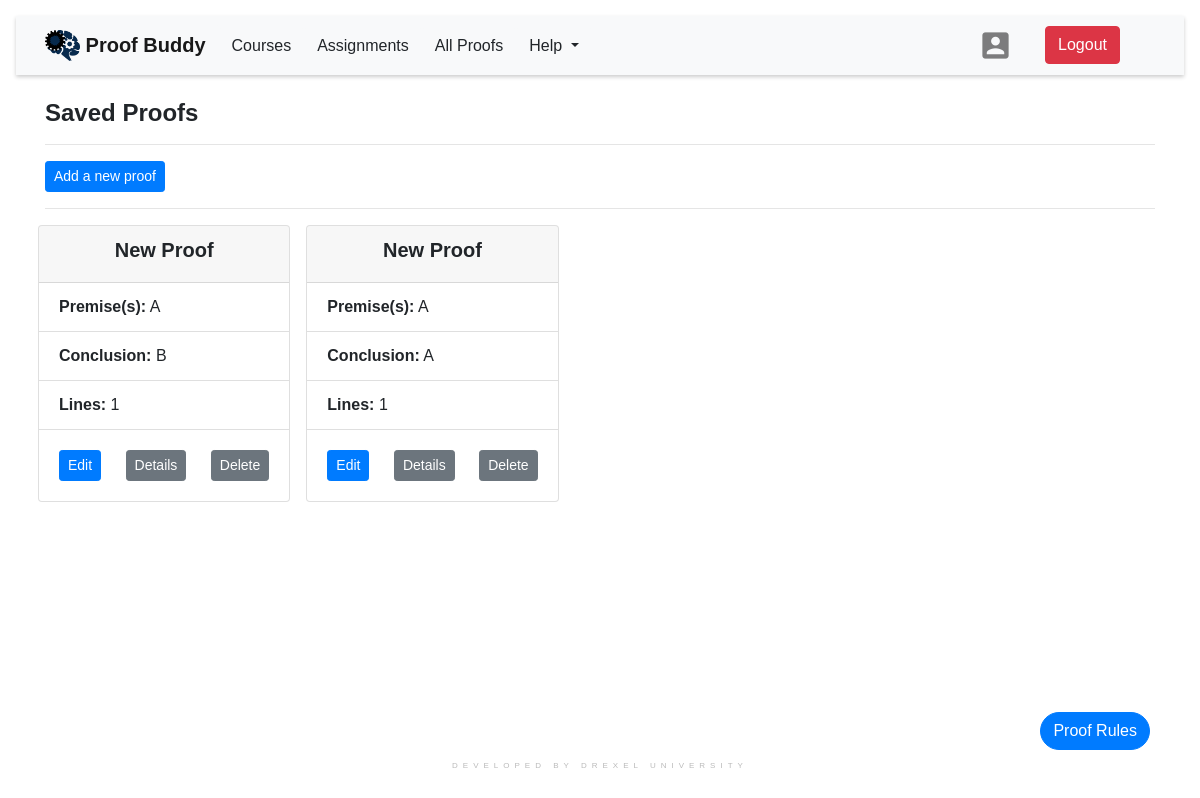
/proofs/ (signed in), run on an earlier commit of the app's database.
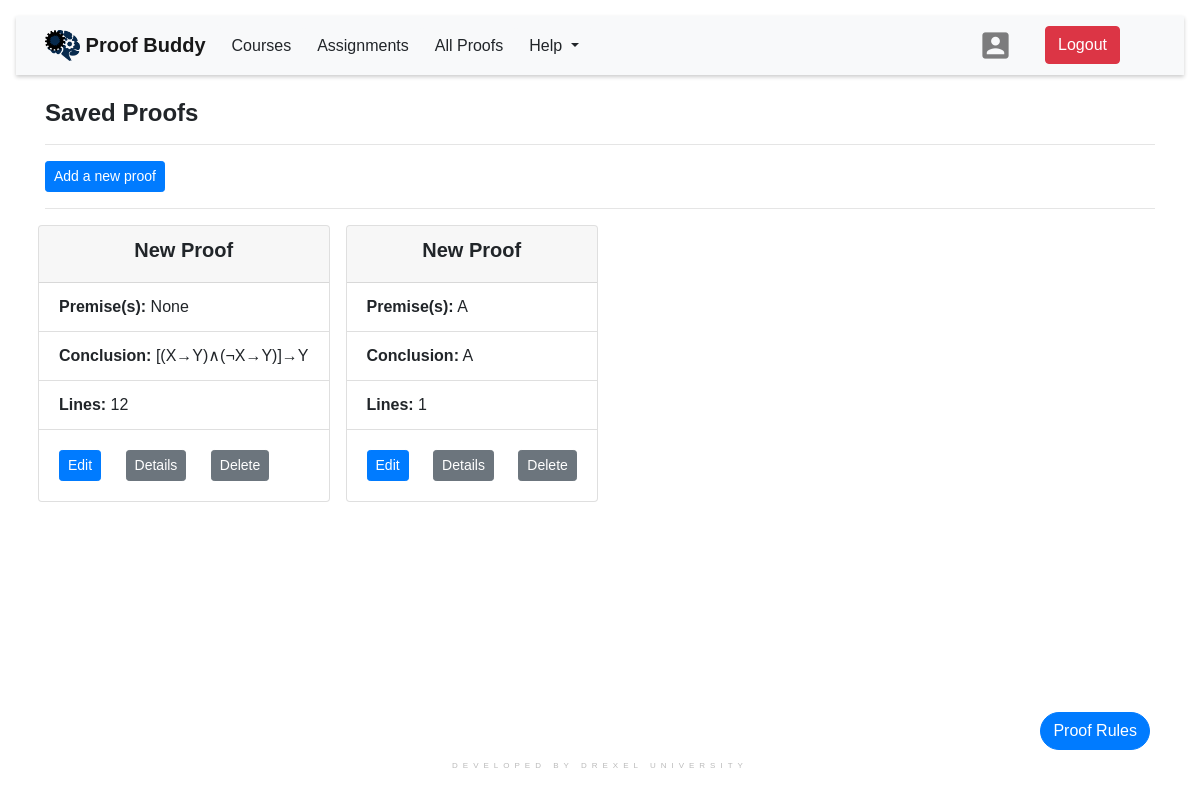
And on a later commit of the database.
### proofchecker/models.py (models this page shows, shortened)
class Proof(models.Model):
    name = models.CharField(max_length=255, blank=True,
                            null=True, default="New Proof")
    rules = models.CharField(
        max_length=255, choices=RULES_CHOICES, default='tfl_basic')
    premises = models.CharField(max_length=255, blank=True, null=True)
    conclusion = models.CharField(max_length=255)
    created_by = models.ForeignKey(User, on_delete=models.CASCADE)
    class Meta:
        ordering = ['-id']

### proofchecker/views.py (the view)
# urls.py: path("proofs/", views.ProofView.as_view(), name="all_proofs"),
class ProofView(LoginRequiredMixin, ListView):
    model = Proof
    template_name = "proofchecker/allproofs.html"
    paginate_by = 6
    def get_queryset(self):
        return Proof.objects.filter(created_by=self.request.user)

### proofchecker/templates/proofchecker/allproofs.html (shortened to what this page needs)
{% extends "proofchecker/base.html" %}
{% load static %}
{% block content %}
    <div class="container">
        <br>
        <h4><b>Saved Proofs</b></h4>
        <hr>
        <a href="{% url 'add_proof' %}" class="btn btn-primary btn-sm">Add a new proof</a>
        <hr>
        <div class="row mt-3">
            {% for object in object_list %}
                <div class="card mx-2 mb-3" style="max-width: 20rem;">
                    <div class="card-header">
                        <h5 style="text-align: center"><b> {{ object.name }}</b></h5>
                    </div>
                    <ul class="list-group list-group-flush">
                        <li class="list-group-item"><b>Premise(s):</b> {{ object.premises }}</li>
                        <li class="list-group-item"><b>Conclusion:</b> {{ object.conclusion }}</li>
                        <li class="list-group-item"><b>Lines:</b> {{ object.proofline_set.count }} </li>
                    </ul>
                    <div class="card-body">
                        <a href="{% url 'update_proof' object.id %}" class="card-link btn btn-primary btn-sm">
                            Edit</a>
                        <a href="{% url 'proof_detail' object.id %}" class="card-link btn btn-secondary btn-sm">
                            Details</a>
                        <a href="{% url 'delete_proof' object.id %}" class="card-link btn btn-secondary btn-sm">
                            Delete</a>
                    </div>
                </div>
            {% endfor %}
        </div>
    </div>
{% endblock %}
{% block additionalFiles %}
    <link rel="stylesheet" type="text/css" href="{% static 'css/main.css' %}">
{% endblock %}

What changed in the data, as far as the page shows it:
changed Proof: premises "A" → "None"; conclusion "B" → "[(X→Y)∧(¬X→Y)]→Y"; proofline_set.count "1" → "12"
